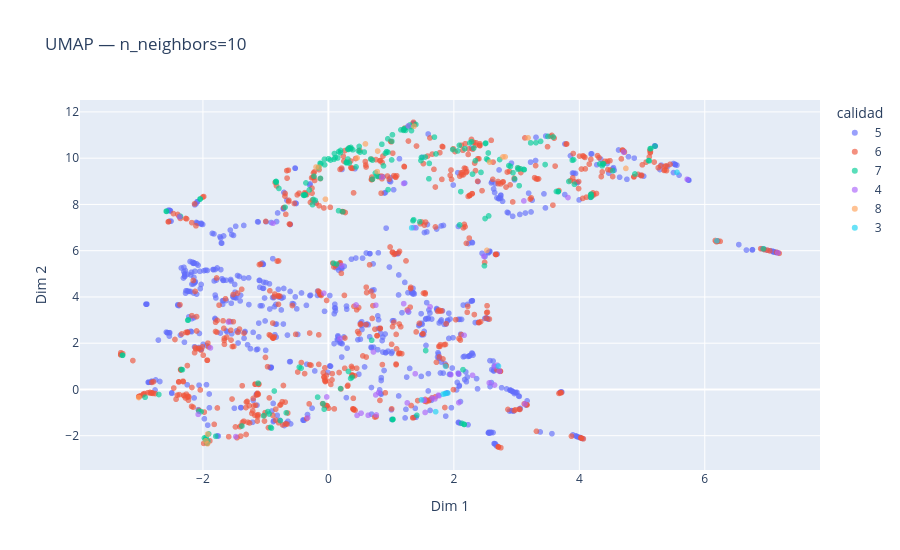
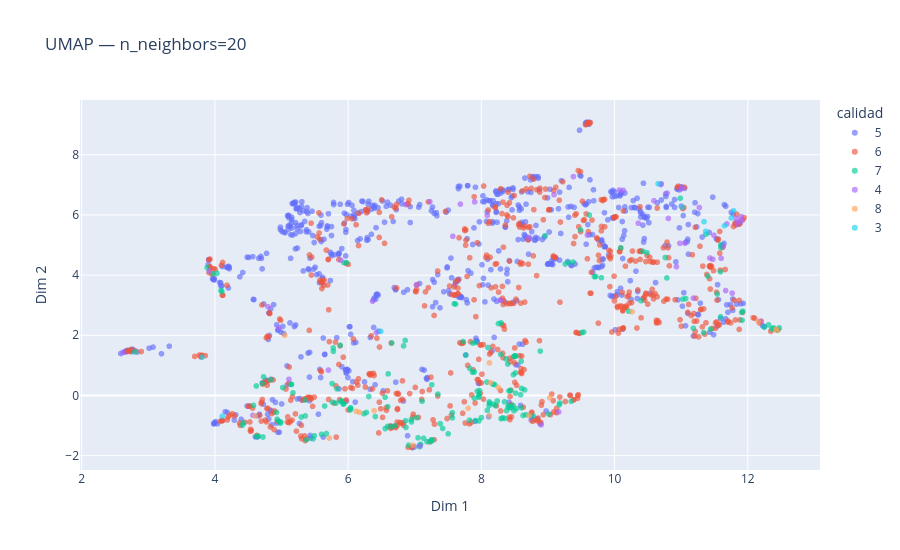
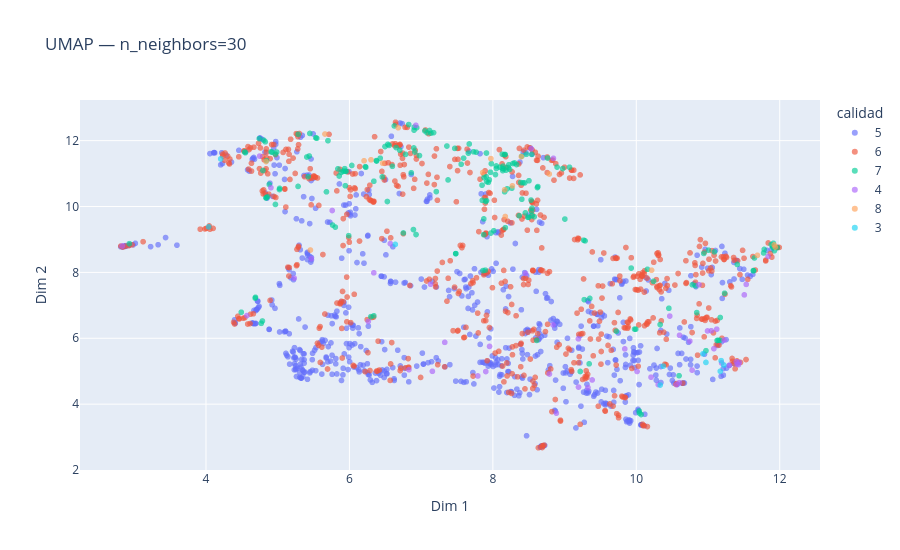
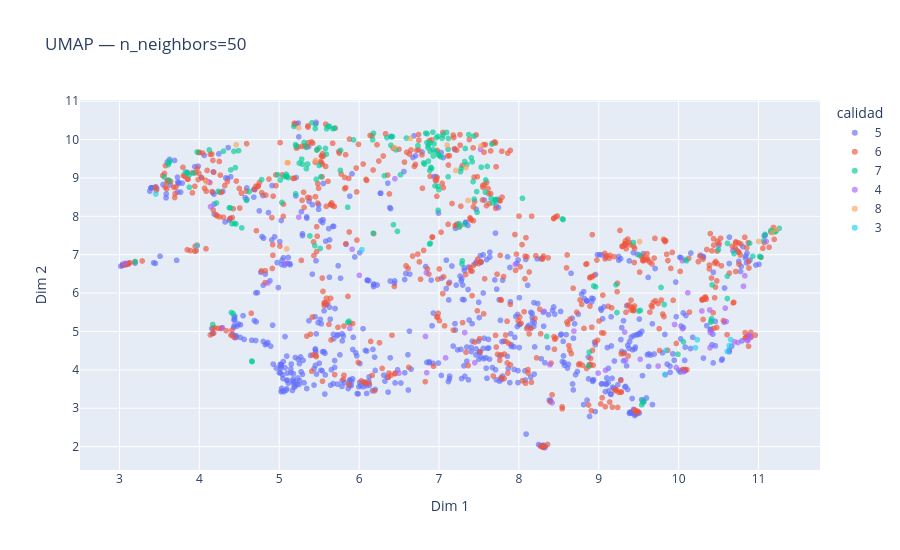

Here is the notebook cell these charts were saved with, in order:
### Markdown cell above
---
## b) ACP, t-SNE y UMAP con 3 componentes

### Exploración de n_neighbors para UMAP

### Code cell
# color_col='calidad' colorea los puntos pero no entra al modelo
dr = DimReducer(df, color_col='calidad', seed=42)

dr.explore_umap_neighbors(neighbors_list=[10, 20, 30, 50])

### Figure 1 — Plotly figure (JSON) as saved in the notebook; plotly's stock layout.template omitted (floating-point values rounded to 4 significant figures; data arrays with more than 128 entries replaced by an {"elided": "..."} marker saying what was removed)
{"data": [{"customdata": {"elided": "681x1 str values"}, "hovertemplate": "calidad=%{customdata[0]}<br>Dim 1=%{x}<br>Dim 2=%{y}<extra></extra>", "legendgroup": "5", "marker": {"color": "#636efa", "opacity": 0.65, "size": 6, "symbol": "circle"}, "mode": "markers", "name": "5", "showlegend": true, "type": "scattergl", "x": {"elided": "681 float values"}, "xaxis": "x", "y": {"elided": "681 float values"}, "yaxis": "y"}, {"customdata": {"elided": "638x1 str values"}, "hovertemplate": "calidad=%{customdata[0]}<br>Dim 1=%{x}<br>Dim 2=%{y}<extra></extra>", "legendgroup": "6", "marker": {"color": "#EF553B", "opacity": 0.65, "size": 6, "symbol": "circle"}, "mode": "markers", "name": "6", "showlegend": true, "type": "scattergl", "x": {"elided": "638 float values"}, "xaxis": "x", "y": {"elided": "638 float values"}, "yaxis": "y"}, {"customdata": {"elided": "199x1 str values"}, "hovertemplate": "calidad=%{customdata[0]}<br>Dim 1=%{x}<br>Dim 2=%{y}<extra></extra>", "legendgroup": "7", "marker": {"color": "#00cc96", "opacity": 0.65, "size": 6, "symbol": "circle"}, "mode": "markers", "name": "7", "showlegend": true, "type": "scattergl", "x": {"elided": "199 float values"}, "xaxis": "x", "y": {"elided": "199 float values"}, "yaxis": "y"}, {"customdata": [["4"], ["4"], ["4"], ["4"], ["4"], ["4"], ["4"], ["4"], ["4"], ["4"], ["4"], ["4"], ["4"], ["4"], ["4"], ["4"], ["4"], ["4"], ["4"], ["4"], ["4"], ["4"], ["4"], ["4"], ["4"], ["4"], ["4"], ["4"], ["4"], ["4"], ["4"], ["4"], ["4"], ["4"], ["4"], ["4"], ["4"], ["4"], ["4"], ["4"], ["4"], ["4"], ["4"], ["4"], ["4"], ["4"], ["4"], ["4"], ["4"], ["4"], ["4"], ["4"], ["4"]], "hovertemplate": "calidad=%{customdata[0]}<br>Dim 1=%{x}<br>Dim 2=%{y}<extra></extra>", "legendgroup": "4", "marker": {"color": "#ab63fa", "opacity": 0.65, "size": 6, "symbol": "circle"}, "mode": "markers", "name": "4", "showlegend": true, "type": "scattergl", "x": [2.079, 1.952, 1.2, -1.476, 1.268, -0.8829, -2.076, 7.164, 2.479, 0.7183, 2.298, 1.753, 0.441, 2.691, 3.134, 3.819, 5.718, 1.62, 2.651, 0.2134, 0.7552, 1.542, -1.593, 2.164, 1.765, 0.8491, 0.801, 1.358, -1.88, -0.02646, -0.07363, 4.706, -0.3298, 0.6342, 2.727, 3.116, -2.373, 2.649, 0.457, 1.655, 2.564, 1.273, 2.074, 0.5209, 0.7566, 1.384, 0.7646, 1.517, 1.698, 1.257, 1.199, 1.532, 0.1852], "xaxis": "x", "y": [-0.5688, 0.6391, 3.71, -2.038, 3.389, 7.188, -1.074, 5.915, 5.753, 1.622, 0.6114, -0.246, 3.654, 1.049, -0.6183, 8.299, 9.09, 3.575, 0.9911, 5.358, -0.2376, -0.9952, 2.917, 2.342, -0.2732, 9.183, -0.1327, 6.999, 1.796, -0.3253, 4.161, 10.26, -1.218, -1.116, 0.7817, 8.153, 7.465, 0.1908, -1.121, -0.3729, 0.2852, 11.4, 0.6825, -1.025, 3.643, 0.6796, -1.103, -0.4568, -0.4084, -0.5815, 8.906, -0.473, 2.201], "yaxis": "y"}, {"customdata": [["8"], ["8"], ["8"], ["8"], ["8"], ["8"], ["8"], ["8"], ["8"], ["8"], ["8"], ["8"], ["8"], ["8"], ["8"], ["8"], ["8"], ["8"]], "hovertemplate": "calidad=%{customdata[0]}<br>Dim 1=%{x}<br>Dim 2=%{y}<extra></extra>", "legendgroup": "8", "marker": {"color": "#FFA15A", "opacity": 0.65, "size": 6, "symbol": "circle"}, "mode": "markers", "name": "8", "showlegend": true, "type": "scattergl", "x": [0.5904, 1.364, -1.925, 4.742, 3.183, 2.571, 2.782, 2.818, -1.927, -3.024, 0.7854, -0.04695, 0.4574, 0.7785, -1.955, 2.527, -0.1969, -0.1492], "xaxis": "x", "y": [10.62, 11.38, -1.928, 9.558, 10.88, 9.83, 10.05, 10.06, -2.347, -0.3496, 10.31, 8.225, 10.01, 9.419, -2.224, 6.013, 9.618, 9.608], "yaxis": "y"}, {"customdata": [["3"], ["3"], ["3"], ["3"], ["3"], ["3"], ["3"], ["3"], ["3"], ["3"]], "hovertemplate": "calidad=%{customdata[0]}<br>Dim 1=%{x}<br>Dim 2=%{y}<extra></extra>", "legendgroup": "3", "marker": {"color": "#19d3f3", "opacity": 0.65, "size": 6, "symbol": "circle"}, "mode": "markers", "name": "3", "showlegend": true, "type": "scattergl", "x": [5.557, 6.193, 1.859, 1.327, 1.828, 1.905, 1.867, 2.711, 1.71, 1.482], "xaxis": "x", "y": [9.388, 6.426, -0.1775, 6.987, -0.2033, -0.1546, 1.003, 1.01, -0.9606, -0.45], "yaxis": "y"}], "layout": {"height": 550, "legend": {"title": {"text": "calidad"}, "tracegroupgap": 0}, "title": {"text": "UMAP — n_neighbors=10"}, "width": 900, "xaxis": {"anchor": "y", "domain": [0, 1], "title": {"text": "Dim 1"}}, "yaxis": {"anchor": "x", "domain": [0, 1], "title": {"text": "Dim 2"}}}}

### Figure 2 — Plotly figure (JSON) as saved in the notebook; plotly's stock layout.template omitted (floating-point values rounded to 4 significant figures; data arrays with more than 128 entries replaced by an {"elided": "..."} marker saying what was removed)
{"data": [{"customdata": {"elided": "681x1 str values"}, "hovertemplate": "calidad=%{customdata[0]}<br>Dim 1=%{x}<br>Dim 2=%{y}<extra></extra>", "legendgroup": "5", "marker": {"color": "#636efa", "opacity": 0.65, "size": 6, "symbol": "circle"}, "mode": "markers", "name": "5", "showlegend": true, "type": "scattergl", "x": {"elided": "681 float values"}, "xaxis": "x", "y": {"elided": "681 float values"}, "yaxis": "y"}, {"customdata": {"elided": "638x1 str values"}, "hovertemplate": "calidad=%{customdata[0]}<br>Dim 1=%{x}<br>Dim 2=%{y}<extra></extra>", "legendgroup": "6", "marker": {"color": "#EF553B", "opacity": 0.65, "size": 6, "symbol": "circle"}, "mode": "markers", "name": "6", "showlegend": true, "type": "scattergl", "x": {"elided": "638 float values"}, "xaxis": "x", "y": {"elided": "638 float values"}, "yaxis": "y"}, {"customdata": {"elided": "199x1 str values"}, "hovertemplate": "calidad=%{customdata[0]}<br>Dim 1=%{x}<br>Dim 2=%{y}<extra></extra>", "legendgroup": "7", "marker": {"color": "#00cc96", "opacity": 0.65, "size": 6, "symbol": "circle"}, "mode": "markers", "name": "7", "showlegend": true, "type": "scattergl", "x": {"elided": "199 float values"}, "xaxis": "x", "y": {"elided": "199 float values"}, "yaxis": "y"}, {"customdata": [["4"], ["4"], ["4"], ["4"], ["4"], ["4"], ["4"], ["4"], ["4"], ["4"], ["4"], ["4"], ["4"], ["4"], ["4"], ["4"], ["4"], ["4"], ["4"], ["4"], ["4"], ["4"], ["4"], ["4"], ["4"], ["4"], ["4"], ["4"], ["4"], ["4"], ["4"], ["4"], ["4"], ["4"], ["4"], ["4"], ["4"], ["4"], ["4"], ["4"], ["4"], ["4"], ["4"], ["4"], ["4"], ["4"], ["4"], ["4"], ["4"], ["4"], ["4"], ["4"], ["4"]], "hovertemplate": "calidad=%{customdata[0]}<br>Dim 1=%{x}<br>Dim 2=%{y}<extra></extra>", "legendgroup": "4", "marker": {"color": "#ab63fa", "opacity": 0.65, "size": 6, "symbol": "circle"}, "mode": "markers", "name": "4", "showlegend": true, "type": "scattergl", "x": [10.81, 11.27, 7.686, 12.18, 7.9, 4.797, 11.18, 2.617, 4.956, 9.593, 10.79, 11.9, 7.572, 10.7, 9.382, 5.112, 6.367, 8.09, 11.01, 5.891, 11.06, 11.49, 7.025, 9.091, 11.83, 9.161, 10.98, 6.424, 8.284, 10.93, 6.864, 4.57, 11.77, 11.63, 11.0, 5.705, 3.914, 10.07, 11.6, 11.91, 10.13, 7.083, 10.59, 11.47, 7.226, 10.36, 11.43, 11.69, 11.88, 11.67, 8.899, 11.84, 8.716], "xaxis": "x", "y": [5.885, 6.245, 6.36, 2.466, 6.434, 2.951, 3.236, 1.429, 2.253, 5.331, 6.726, 5.946, 5.29, 7.035, 7.274, 0.5377, 3.133, 5.987, 6.904, 4.496, 5.057, 5.325, 3.672, 6.673, 5.879, -0.5464, 5.058, 2.087, 3.164, 4.281, 6.345, -0.6591, 3.4, 4.957, 6.864, 0.8444, 4.135, 6.825, 4.557, 5.836, 6.819, -1.676, 6.473, 4.526, 6.44, 5.727, 4.569, 5.701, 5.769, 3.487, -0.9746, 5.693, 5.258], "yaxis": "y"}, {"customdata": [["8"], ["8"], ["8"], ["8"], ["8"], ["8"], ["8"], ["8"], ["8"], ["8"], ["8"], ["8"], ["8"], ["8"], ["8"], ["8"], ["8"], ["8"]], "hovertemplate": "calidad=%{customdata[0]}<br>Dim 1=%{x}<br>Dim 2=%{y}<extra></extra>", "legendgroup": "8", "marker": {"color": "#FFA15A", "opacity": 0.65, "size": 6, "symbol": "circle"}, "mode": "markers", "name": "8", "showlegend": true, "type": "scattergl", "x": [7.802, 6.972, 12.16, 4.606, 5.717, 6.391, 6.175, 6.121, 12.42, 10.26, 8.121, 8.122, 9.027, 8.717, 12.44, 5.05, 8.136, 8.254], "xaxis": "x", "y": [-0.4269, -1.654, 2.452, -0.6827, -1.416, -0.5067, -0.5609, -0.5256, 2.196, 2.784, -0.6689, 1.082, -0.07448, -0.6693, 2.177, 2.002, 0.4285, 0.2666], "yaxis": "y"}, {"customdata": [["3"], ["3"], ["3"], ["3"], ["3"], ["3"], ["3"], ["3"], ["3"], ["3"]], "hovertemplate": "calidad=%{customdata[0]}<br>Dim 1=%{x}<br>Dim 2=%{y}<extra></extra>", "legendgroup": "3", "marker": {"color": "#19d3f3", "opacity": 0.65, "size": 6, "symbol": "circle"}, "mode": "markers", "name": "3", "showlegend": true, "type": "scattergl", "x": [4.11, 3.806, 11.75, 6.49, 11.34, 11.79, 11.02, 10.65, 11.37, 11.65], "xaxis": "x", "y": [-0.6925, 1.271, 5.901, 2.132, 5.777, 6.136, 6.251, 7.037, 5.454, 5.642], "yaxis": "y"}], "layout": {"height": 550, "legend": {"title": {"text": "calidad"}, "tracegroupgap": 0}, "title": {"text": "UMAP — n_neighbors=20"}, "width": 900, "xaxis": {"anchor": "y", "domain": [0, 1], "title": {"text": "Dim 1"}}, "yaxis": {"anchor": "x", "domain": [0, 1], "title": {"text": "Dim 2"}}}}

### Figure 3 — Plotly figure (JSON) as saved in the notebook; plotly's stock layout.template omitted (floating-point values rounded to 4 significant figures; data arrays with more than 128 entries replaced by an {"elided": "..."} marker saying what was removed)
{"data": [{"customdata": {"elided": "681x1 str values"}, "hovertemplate": "calidad=%{customdata[0]}<br>Dim 1=%{x}<br>Dim 2=%{y}<extra></extra>", "legendgroup": "5", "marker": {"color": "#636efa", "opacity": 0.65, "size": 6, "symbol": "circle"}, "mode": "markers", "name": "5", "showlegend": true, "type": "scattergl", "x": {"elided": "681 float values"}, "xaxis": "x", "y": {"elided": "681 float values"}, "yaxis": "y"}, {"customdata": {"elided": "638x1 str values"}, "hovertemplate": "calidad=%{customdata[0]}<br>Dim 1=%{x}<br>Dim 2=%{y}<extra></extra>", "legendgroup": "6", "marker": {"color": "#EF553B", "opacity": 0.65, "size": 6, "symbol": "circle"}, "mode": "markers", "name": "6", "showlegend": true, "type": "scattergl", "x": {"elided": "638 float values"}, "xaxis": "x", "y": {"elided": "638 float values"}, "yaxis": "y"}, {"customdata": {"elided": "199x1 str values"}, "hovertemplate": "calidad=%{customdata[0]}<br>Dim 1=%{x}<br>Dim 2=%{y}<extra></extra>", "legendgroup": "7", "marker": {"color": "#00cc96", "opacity": 0.65, "size": 6, "symbol": "circle"}, "mode": "markers", "name": "7", "showlegend": true, "type": "scattergl", "x": {"elided": "199 float values"}, "xaxis": "x", "y": {"elided": "199 float values"}, "yaxis": "y"}, {"customdata": [["4"], ["4"], ["4"], ["4"], ["4"], ["4"], ["4"], ["4"], ["4"], ["4"], ["4"], ["4"], ["4"], ["4"], ["4"], ["4"], ["4"], ["4"], ["4"], ["4"], ["4"], ["4"], ["4"], ["4"], ["4"], ["4"], ["4"], ["4"], ["4"], ["4"], ["4"], ["4"], ["4"], ["4"], ["4"], ["4"], ["4"], ["4"], ["4"], ["4"], ["4"], ["4"], ["4"], ["4"], ["4"], ["4"], ["4"], ["4"], ["4"], ["4"], ["4"], ["4"], ["4"]], "hovertemplate": "calidad=%{customdata[0]}<br>Dim 1=%{x}<br>Dim 2=%{y}<extra></extra>", "legendgroup": "4", "marker": {"color": "#ab63fa", "opacity": 0.65, "size": 6, "symbol": "circle"}, "mode": "markers", "name": "4", "showlegend": true, "type": "scattergl", "x": [9.385, 10.78, 7.791, 11.84, 7.902, 5.23, 10.87, 2.834, 5.468, 9.193, 10.21, 11.41, 7.329, 10.31, 8.885, 4.906, 6.34, 7.953, 10.6, 6.263, 10.75, 11.08, 7.131, 8.789, 11.3, 8.844, 10.6, 6.57, 8.456, 10.47, 6.83, 4.748, 11.53, 11.22, 10.56, 5.76, 4.571, 9.194, 11.12, 11.43, 9.326, 6.926, 10.01, 11.05, 7.157, 9.84, 10.99, 11.19, 11.42, 11.51, 8.533, 11.4, 8.839], "xaxis": "x", "y": [4.734, 5.034, 4.856, 8.485, 4.991, 7.825, 7.627, 8.802, 8.415, 5.982, 4.819, 5.215, 5.876, 4.595, 3.726, 10.57, 7.987, 5.753, 4.653, 6.509, 5.913, 5.684, 7.642, 4.916, 5.181, 11.46, 6.091, 8.872, 7.967, 6.673, 5.047, 11.53, 7.636, 5.944, 4.595, 9.879, 6.689, 4.519, 6.276, 5.27, 4.503, 12.47, 4.993, 6.228, 4.997, 5.678, 6.223, 5.25, 5.198, 7.317, 11.75, 5.289, 6.408], "yaxis": "y"}, {"customdata": [["8"], ["8"], ["8"], ["8"], ["8"], ["8"], ["8"], ["8"], ["8"], ["8"], ["8"], ["8"], ["8"], ["8"], ["8"], ["8"], ["8"], ["8"]], "hovertemplate": "calidad=%{customdata[0]}<br>Dim 1=%{x}<br>Dim 2=%{y}<extra></extra>", "legendgroup": "8", "marker": {"color": "#FFA15A", "opacity": 0.65, "size": 6, "symbol": "circle"}, "mode": "markers", "name": "8", "showlegend": true, "type": "scattergl", "x": [7.858, 6.681, 11.69, 4.837, 5.659, 6.463, 6.204, 6.301, 11.94, 10.21, 7.973, 8.173, 8.787, 8.397, 11.92, 5.456, 8.164, 8.272], "xaxis": "x", "y": [11.03, 12.39, 8.518, 11.36, 12.2, 11.32, 11.39, 11.42, 8.769, 8.066, 11.45, 9.697, 10.99, 11.52, 8.833, 8.679, 10.51, 10.63], "yaxis": "y"}, {"customdata": [["3"], ["3"], ["3"], ["3"], ["3"], ["3"], ["3"], ["3"], ["3"], ["3"]], "hovertemplate": "calidad=%{customdata[0]}<br>Dim 1=%{x}<br>Dim 2=%{y}<extra></extra>", "legendgroup": "3", "marker": {"color": "#19d3f3", "opacity": 0.65, "size": 6, "symbol": "circle"}, "mode": "markers", "name": "3", "showlegend": true, "type": "scattergl", "x": [4.205, 4.038, 11.22, 6.64, 10.97, 11.17, 10.38, 10.33, 10.93, 11.18], "xaxis": "x", "y": [11.45, 9.382, 5.188, 8.85, 5.266, 4.999, 5.154, 4.579, 5.529, 5.32], "yaxis": "y"}], "layout": {"height": 550, "legend": {"title": {"text": "calidad"}, "tracegroupgap": 0}, "title": {"text": "UMAP — n_neighbors=30"}, "width": 900, "xaxis": {"anchor": "y", "domain": [0, 1], "title": {"text": "Dim 1"}}, "yaxis": {"anchor": "x", "domain": [0, 1], "title": {"text": "Dim 2"}}}}

### Figure 4 — Plotly figure (JSON) as saved in the notebook; plotly's stock layout.template omitted (floating-point values rounded to 4 significant figures; data arrays with more than 128 entries replaced by an {"elided": "..."} marker saying what was removed)
{"data": [{"customdata": {"elided": "681x1 str values"}, "hovertemplate": "calidad=%{customdata[0]}<br>Dim 1=%{x}<br>Dim 2=%{y}<extra></extra>", "legendgroup": "5", "marker": {"color": "#636efa", "opacity": 0.65, "size": 6, "symbol": "circle"}, "mode": "markers", "name": "5", "showlegend": true, "type": "scattergl", "x": {"elided": "681 float values"}, "xaxis": "x", "y": {"elided": "681 float values"}, "yaxis": "y"}, {"customdata": {"elided": "638x1 str values"}, "hovertemplate": "calidad=%{customdata[0]}<br>Dim 1=%{x}<br>Dim 2=%{y}<extra></extra>", "legendgroup": "6", "marker": {"color": "#EF553B", "opacity": 0.65, "size": 6, "symbol": "circle"}, "mode": "markers", "name": "6", "showlegend": true, "type": "scattergl", "x": {"elided": "638 float values"}, "xaxis": "x", "y": {"elided": "638 float values"}, "yaxis": "y"}, {"customdata": {"elided": "199x1 str values"}, "hovertemplate": "calidad=%{customdata[0]}<br>Dim 1=%{x}<br>Dim 2=%{y}<extra></extra>", "legendgroup": "7", "marker": {"color": "#00cc96", "opacity": 0.65, "size": 6, "symbol": "circle"}, "mode": "markers", "name": "7", "showlegend": true, "type": "scattergl", "x": {"elided": "199 float values"}, "xaxis": "x", "y": {"elided": "199 float values"}, "yaxis": "y"}, {"customdata": [["4"], ["4"], ["4"], ["4"], ["4"], ["4"], ["4"], ["4"], ["4"], ["4"], ["4"], ["4"], ["4"], ["4"], ["4"], ["4"], ["4"], ["4"], ["4"], ["4"], ["4"], ["4"], ["4"], ["4"], ["4"], ["4"], ["4"], ["4"], ["4"], ["4"], ["4"], ["4"], ["4"], ["4"], ["4"], ["4"], ["4"], ["4"], ["4"], ["4"], ["4"], ["4"], ["4"], ["4"], ["4"], ["4"], ["4"], ["4"], ["4"], ["4"], ["4"], ["4"], ["4"]], "hovertemplate": "calidad=%{customdata[0]}<br>Dim 1=%{x}<br>Dim 2=%{y}<extra></extra>", "legendgroup": "4", "marker": {"color": "#ab63fa", "opacity": 0.65, "size": 6, "symbol": "circle"}, "mode": "markers", "name": "4", "showlegend": true, "type": "scattergl", "x": [9.335, 10.39, 7.082, 11.1, 7.449, 4.857, 10.05, 3.069, 5.088, 8.689, 9.743, 10.86, 6.831, 9.834, 8.416, 4.14, 6.003, 7.322, 9.969, 5.883, 10.05, 10.4, 6.842, 8.388, 10.74, 7.52, 9.949, 5.912, 7.955, 10.11, 6.499, 4.114, 10.83, 10.6, 10.06, 5.245, 4.29, 8.992, 10.58, 10.9, 9.084, 5.462, 9.519, 10.39, 6.846, 9.324, 10.29, 10.7, 10.87, 10.81, 6.448, 10.88, 8.319], "xaxis": "x", "y": [4.25, 4.576, 4.313, 7.347, 4.188, 6.262, 6.841, 6.771, 6.77, 5.01, 4.099, 4.763, 4.871, 3.872, 3.142, 8.252, 6.462, 4.971, 4.062, 5.078, 5.07, 4.971, 6.53, 4.132, 4.712, 9.745, 5.181, 7.143, 6.751, 6.009, 3.913, 8.898, 6.451, 5.26, 3.948, 7.979, 5.096, 3.916, 5.608, 4.866, 3.989, 10.45, 4.275, 5.56, 3.927, 4.985, 5.534, 4.73, 4.776, 6.178, 8.98, 4.902, 5.524], "yaxis": "y"}, {"customdata": [["8"], ["8"], ["8"], ["8"], ["8"], ["8"], ["8"], ["8"], ["8"], ["8"], ["8"], ["8"], ["8"], ["8"], ["8"], ["8"], ["8"], ["8"]], "hovertemplate": "calidad=%{customdata[0]}<br>Dim 1=%{x}<br>Dim 2=%{y}<extra></extra>", "legendgroup": "8", "marker": {"color": "#FFA15A", "opacity": 0.65, "size": 6, "symbol": "circle"}, "mode": "markers", "name": "8", "showlegend": true, "type": "scattergl", "x": [6.443, 5.245, 11.0, 4.089, 4.461, 5.457, 5.1, 5.111, 11.17, 9.511, 6.643, 7.363, 7.525, 7.103, 11.22, 5.093, 7.21, 7.337], "xaxis": "x", "y": [9.792, 10.31, 7.345, 8.893, 9.864, 9.459, 9.396, 9.395, 7.579, 7.341, 10.03, 8.414, 9.829, 9.856, 7.658, 7.151, 9.195, 9.27], "yaxis": "y"}, {"customdata": [["3"], ["3"], ["3"], ["3"], ["3"], ["3"], ["3"], ["3"], ["3"], ["3"]], "hovertemplate": "calidad=%{customdata[0]}<br>Dim 1=%{x}<br>Dim 2=%{y}<extra></extra>", "legendgroup": "3", "marker": {"color": "#19d3f3", "opacity": 0.65, "size": 6, "symbol": "circle"}, "mode": "markers", "name": "3", "showlegend": true, "type": "scattergl", "x": [3.455, 3.972, 10.63, 6.034, 10.21, 10.61, 9.841, 9.828, 10.23, 10.65], "xaxis": "x", "y": [8.581, 7.227, 4.631, 7.131, 4.575, 4.48, 4.505, 3.879, 4.786, 4.789], "yaxis": "y"}], "layout": {"height": 550, "legend": {"title": {"text": "calidad"}, "tracegroupgap": 0}, "title": {"text": "UMAP — n_neighbors=50"}, "width": 900, "xaxis": {"anchor": "y", "domain": [0, 1], "title": {"text": "Dim 1"}}, "yaxis": {"anchor": "x", "domain": [0, 1], "title": {"text": "Dim 2"}}}}
